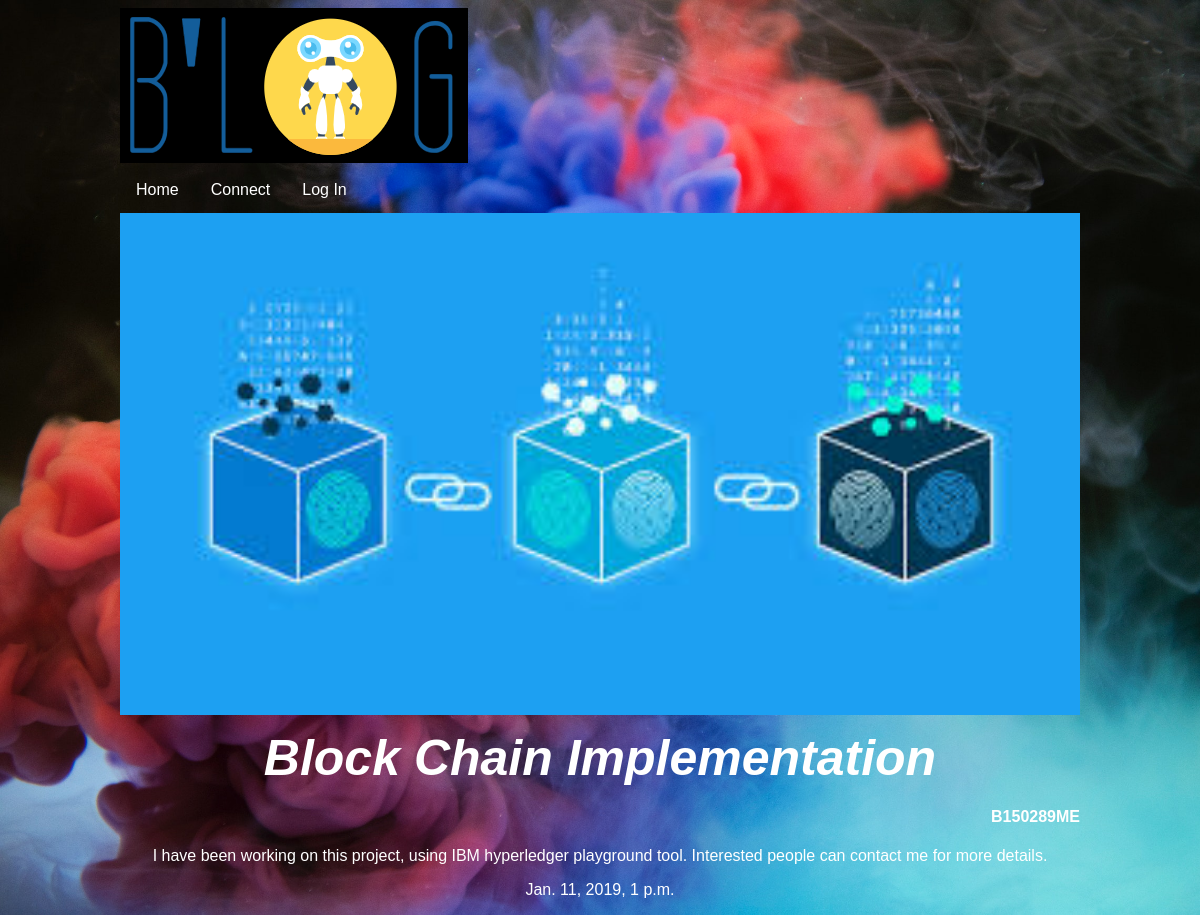
/article/block-chain-imple/, run on the app's committed database.
### article/models.py (models this page shows, shortened)
class Article(models.Model):
    title = models.CharField(max_length = 100)  # Max length in this filed can only be 100.
    slug = models.SlugField()
    body = models.TextField()
    date = models.DateTimeField(auto_now_add=True)  # To the date field the date will b automatically added.
    thumbnail = models.ImageField()
    author = models.ForeignKey(User, on_delete=models.DO_NOTHING, default=None)

### article/views.py (the view)
# urls.py: path('<str:pagename>/',views.details, name = 'urlname'),
def details(request, pagename):
    article_d = Article.objects.get(slug=pagename)
    return render(request, 'article/articleDetail.html', {'article_d':article_d})

### article/templates/article/articleDetail.html (shortened to what this page needs)
{% extends 'base.html' %}
{% block content %}
<div class="details">
  <img src="{{article_d.thumbnail.url}}" alt="thumbnail not loaded"/>
  <h2>{{ article_d.title }}</h2>
  <h4> {{ article_d.author }}</h4>
  <p>{{ article_d.body}}</p>
  <p>{{ article_d.date }}</p>
</div>
{% endblock %}

### asset_files/style.css (style rules this page uses)
body { background-image: url(/static/abstract.jpg); background-repeat: no-repeat; background-size: cover; color: #fff; }
body * { font-family: sans-serif; }
h1, h2 { font-style: italic; font-weight: bold; margin: 0; }

### templates/base.html (style rules this page uses)
body { background-image: url(/static/abstract.jpg); background-repeat: no-repeat; background-size: cover; color: #fff; }
body * { font-family: sans-serif; }
h1, h2 { font-style: italic; font-weight: bold; margin: 0; }
div.details img { align-items: center; width: 100% }
.entire-page h2 { font-size: 50px; font-style: italic; font-weight: bold; margin-top: 20px; margin-bottom: 20px; }
.details { padding: 0; }
.details img { max-width: 100%; }
.details h2 { margin: 10px; text-align: center; }
.details h4 { text-align: right; }
.details p { text-align: center; }

### data on the page
Article: thumbnail (picture), title "Block Chain Implementation", author "B150289ME", body "I have been working on this project, using IBM hyperledger playground tool. Interested people can contact me for more details.", date "Jan. 11, 2019, 1 p.m."
